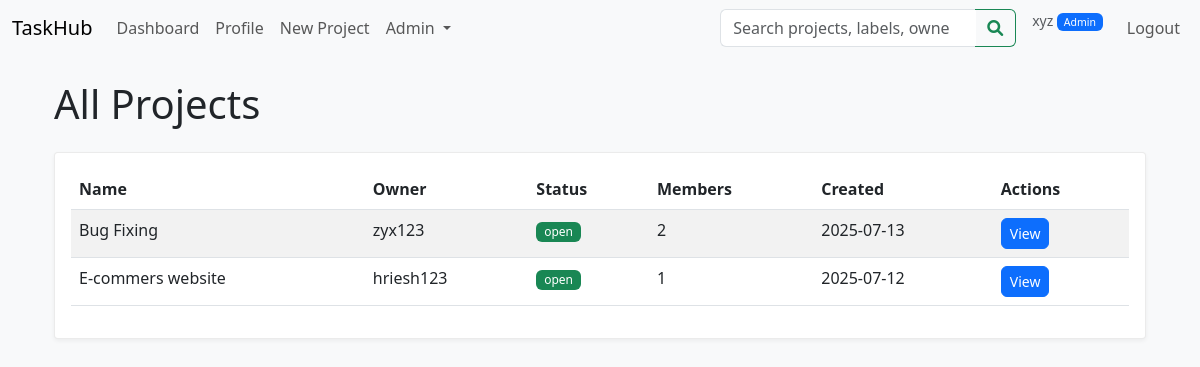
The page /admin/projects (signed in) on the database as committed earlier.
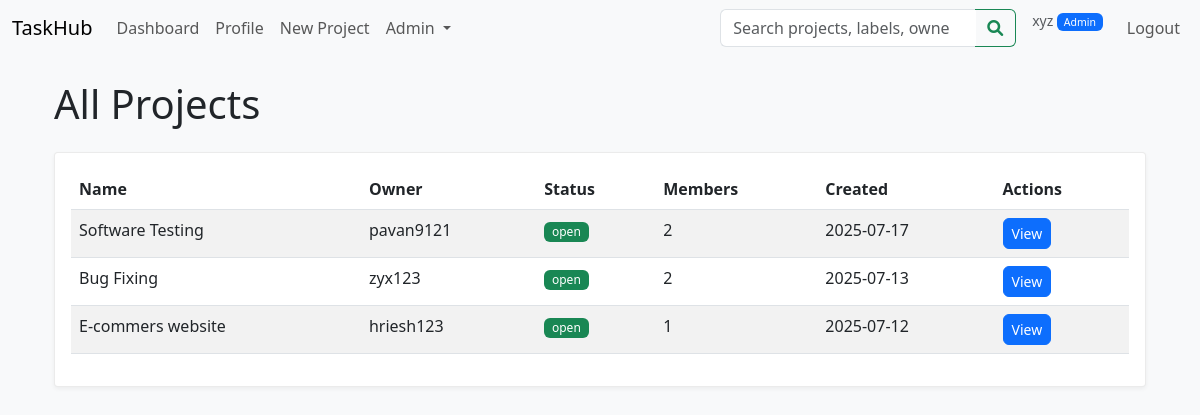
The same page on the database as committed later.
### models/project.py (models this page shows, shortened)
class Project(db.Model):
    __tablename__ = 'project'
    id = db.Column(db.Integer, primary_key=True)
    name = db.Column(db.String(150), nullable=False)
    description = db.Column(db.Text)
    status = db.Column(
        db.Enum('open', 'closed', name='project_status'),
        default='open',
        nullable=False
    )
    owner_id = db.Column(db.Integer, db.ForeignKey('user.id'), nullable=False)
    created_at = db.Column(db.DateTime, default=datetime.utcnow)
    updated_at = db.Column(
        db.DateTime,
        default=datetime.utcnow,
        onupdate=datetime.utcnow
    )
    owner = db.relationship(
        'User',
        back_populates='owned_projects'
    )
    members = db.relationship(
        'User',
        secondary=project_members,
        back_populates='projects',
        lazy='dynamic'
    )
    labels = db.relationship(
        'Label',
        secondary=project_labels,
        back_populates='projects',
        lazy='dynamic'
    )
    tasks = db.relationship(
        'Task',
        back_populates='project',
        lazy='dynamic',
        cascade='all, delete-orphan'
    )
    tickets = db.relationship(
        'Ticket',
        back_populates='project',
        lazy='dynamic',
        cascade='all, delete-orphan'
    )

### models/user.py (models this page shows, shortened)
class User(db.Model, UserMixin):
    __tablename__ = 'user'
    id = db.Column(db.Integer, primary_key=True)
    username = db.Column(db.String(80), unique=True, nullable=False, index=True)
    email = db.Column(db.String(120), unique=True, nullable=False, index=True)
    password_hash = db.Column(db.String(128), nullable=False)
    role = db.Column(
        db.Enum('admin', 'user', name='user_roles'),
        default='user',
        nullable=False
    )
    created_at = db.Column(db.DateTime, default=datetime.utcnow)
    updated_at = db.Column(
        db.DateTime,
        default=datetime.utcnow,
        onupdate=datetime.utcnow
    )
    full_name = db.Column(db.String(150))
    job_title = db.Column(db.String(100))
    department = db.Column(db.String(100))
    organization = db.Column(db.String(150))
    location = db.Column(db.String(100))
    bio = db.Column(db.Text)
    avatar_url = db.Column(db.String(255))
    owned_projects = db.relationship(
        'Project',
        back_populates='owner',
        lazy='dynamic'
    )
    projects = db.relationship(
        'Project',
        secondary='project_members',
        back_populates='members',
        lazy='dynamic'
    )
    tasks_created = db.relationship(
        'Task',
        back_populates='creator',
        foreign_keys='Task.creator_id',
        lazy='dynamic'
    )
    assigned_tasks = db.relationship(
        'Task',
        foreign_keys='Task.assignee_id',
        back_populates='assignee',
        lazy='dynamic'
    )
    reported_tasks = db.relationship(
        'Task',
        foreign_keys='Task.reporter_id',
        back_populates='reporter',
        lazy='dynamic'
    )
    task_membership = db.relationship(
        'TaskMember',
        back_populates='user',
        lazy='dynamic',
        cascade='all, delete-orphan'
    )
    tickets_created = db.relationship(
        'Ticket',
        back_populates='creator',
        lazy='dynamic',
        cascade='all, delete-orphan'
    )

### routes/admin_routes.py (the view)
@admin_bp.route("/projects")
@login_required
@admin_required
def list_projects():
    projects = Project.query.order_by(Project.created_at.desc()).all()
    return render_template("admin/projects.html", projects=projects)

### templates/admin/projects.html (shortened to what this page needs)
{% extends "base.html" %}
{% block content %}
<div class="container mt-4">
    <h1 class="mb-4">All Projects</h1>
    <div class="card">
        <div class="card-body">
            {% if projects %}
                <div class="table-responsive">
                    <table class="table table-striped">
                        <thead>
                            <tr>
                                <th>Name</th>
                                <th>Owner</th>
                                <th>Status</th>
                                <th>Members</th>
                                <th>Created</th>
                                <th>Actions</th>
                            </tr>
                        </thead>
                        <tbody>
                            {% for project in projects %}
                            <tr>
                                <td>{{ project.name }}</td>
                                <td>{{ project.owner.username }}</td>
                                <td>
                                    <span class="badge {% if project.status == 'open' %}bg-success{% else %}bg-secondary{% endif %}">
                                        {{ project.status }}
                                    </span>
                                </td>
                                <td>{{ project.members.count() }}</td>
                                <td>{{ project.created_at.strftime('%Y-%m-%d') }}</td>
                                <td>
                                    <a href="{{ url_for('projects.detail', proj_id=project.id) }}" class="btn btn-sm btn-primary">View</a>
                                </td>
                            </tr>
                            {% endfor %}
                        </tbody>
                    </table>
                </div>
            {% else %}
                <p class="text-muted">No projects found.</p>
            {% endif %}
        </div>
    </div>
</div>
{% endblock %}

Rows that differ between the two databases and show on the page:
added Project: name "Software Testing", owner.username "pavan9121", status "open", members.count "2", created_at "2025-07-17"
